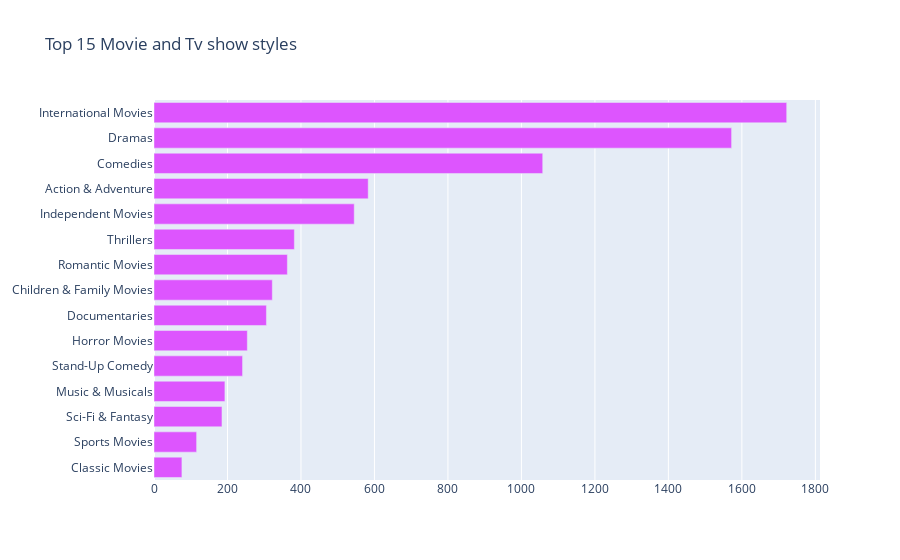

Notebook cell for this chart:
### Markdown cell above
21 - Draw a Figure about calculating how many movie or tv show styles there are in dataframe

### Code cell
categories = ", ".join(netflix_df['listed_in']).split(", ")
counter_list = Counter(categories).most_common(15)
labels = [_[0] for _ in counter_list][::-1]
values = [_[1] for _ in counter_list][::-1]
trace1 = go.Bar(y=labels, x=values, orientation="h", marker=dict(color="#dd55fe"))

data1 = [trace1]
layout = go.Layout(title="Top 15 Movie and Tv show styles", legend=dict(x=0.1, y=1.1, orientation="h"))
fig = go.Figure(data1, layout=layout)
pio.write_image(fig, "images/image7.png")
fig.show()

### Figure 1 — Plotly figure (JSON) as saved in the notebook; plotly's stock layout.template omitted (floating-point values rounded to 4 significant figures)
{"data": [{"marker": {"color": "#dd55fe"}, "orientation": "h", "type": "bar", "x": [76, 116, 185, 193, 241, 254, 306, 322, 363, 382, 545, 583, 1058, 1572, 1722], "y": ["Classic Movies", "Sports Movies", "Sci-Fi & Fantasy", "Music & Musicals", "Stand-Up Comedy", "Horror Movies", "Documentaries", "Children & Family Movies", "Romantic Movies", "Thrillers", "Independent Movies", "Action & Adventure", "Comedies", "Dramas", "International Movies"]}], "layout": {"legend": {"orientation": "h", "x": 0.1, "y": 1.1}, "title": {"text": "Top 15 Movie and Tv show styles"}}}
